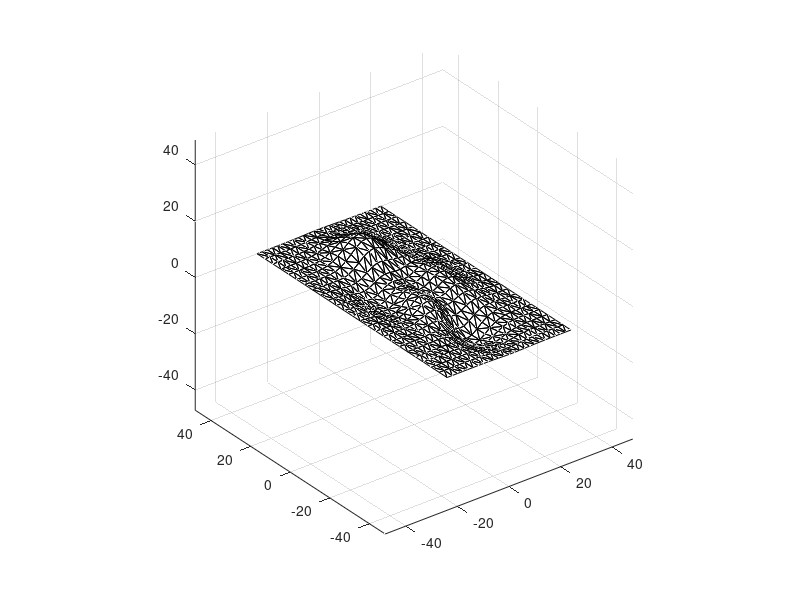

This chart was generated by the following MATLAB code:
addpath('data');
load Nodes.mat

n = 25;
[X,Y,Z] = peaks(n);

seaX = zeros(n*n,1);
seaY = zeros(n*n,1);
seaZ = zeros(n*n,1);

 for i=1:n;
    for j= 1:n;
        seaX(j+ n*(i-1),1) = X(j, i)/3*24;
        seaY(j+ n*(i-1),1) = Y(j, i)/3*48;
        seaZ(j+ n*(i-1),1) = Z(j, i);
        
    end
 end
 
 seabed(:,1) = seaX;
 seabed(:,2) = seaY;
 seabed(:,3) = seaZ;

for Node_number = 1:size(Nodes,1)
   temp = abs(seaX-Nodes(Node_number,1))+abs(seaY-Nodes(Node_number,2));
    [c Node_index(Node_number)] = min(temp);
end

for i = 1:Node_number -1
    A(i) = seabed(Node_index(i),1);
    B(i) = seabed(Node_index(i),2);
    C(i) = seabed(Node_index(i),3);
end
A_end = seabed(Node_index(Node_number),1);
B_end = seabed(Node_index(Node_number),2);
C_end = seabed(Node_index(Node_number),3);

% plot3(A,B,C,'r*','LineWidth',3);
% hold on
% plot3(A_end, B_end, C_end,'g*','LineWidth',3);
% hold on

global geodesic_library;                
geodesic_library = 'geodesic_debug'; 
rand('state', 0); 
    vertices(:,1) = seaX;
    vertices(:,2) = seaY;
    vertices(:,3) = seaZ;
    faces = delaunay(seaX,seaY);
    
   trisurf(faces,seaX,seaY,seaZ,'FaceColor', 'w', 'EdgeColor', 'k')
hold on;

axis equal

%view(0,90)

%daspect([5,5,1])

% [mesh, edge_to_vertex, edge_to_face] = geodesic_new_mesh(vertices,faces);
% vertex_id = 313;        
%     source_points = {geodesic_create_surface_point('vertex',vertex_id,vertices(vertex_id,:))};
% 
% vertex_id = 164;           %last vertex of the mesh is destination
%     destination = geodesic_create_surface_point('vertex',vertex_id,vertices(vertex_id,:));
%   
%     algorithm = geodesic_new_algorithm(mesh, 'exact');      %initialize new geodesic algorithm
%     geodesic_propagate(algorithm, source_points);   %propagation stage of the algorithm (the most time-consuming)
%     
%     path = geodesic_trace_back(algorithm, destination); 
%     [x,y,z] = extract_coordinates_from_path(path);
%     result_path = [x,y,z];
%         plot3(x,y,z,'LineWidth',2);    %plot a sinlge path for this algorithm
%         distance = sum(sqrt(diff(x).^2 + diff(y).^2 + diff(z).^2))
